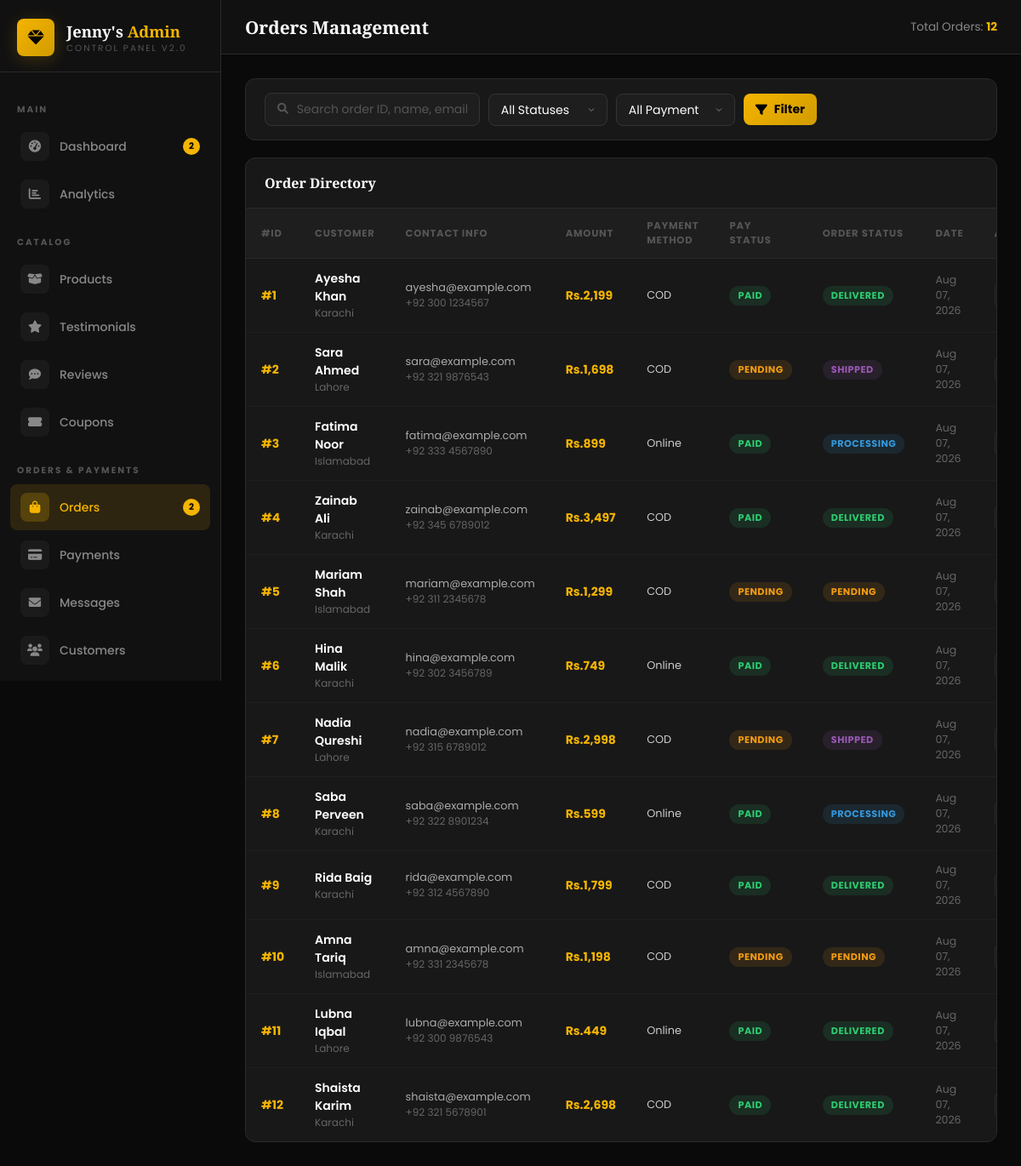
The app's page /admin/orders.php (signed in) with its own data.
### tables this page shows
CREATE TABLE IF NOT EXISTS `orders` (
  `id` int(11) NOT NULL AUTO_INCREMENT,
  `user_id` int(11) DEFAULT NULL,
  `customer_name` varchar(150) NOT NULL,
  `customer_email` varchar(150) NOT NULL,
  `customer_phone` varchar(20) DEFAULT NULL,
  `shipping_address` text DEFAULT NULL,
  `city` varchar(100) DEFAULT NULL,
  `subtotal` decimal(10,2) DEFAULT 0,
  `discount_amount` decimal(10,2) DEFAULT 0,
  `shipping_fee` decimal(10,2) DEFAULT 0,
  `total` decimal(10,2) NOT NULL,
  `status` enum('pending','processing','shipped','delivered','cancelled','refunded') DEFAULT 'pending',
  `payment_method` varchar(50) DEFAULT 'COD',
  `payment_status` enum('pending','paid','failed','refunded') DEFAULT 'pending',
  `coupon_code` varchar(50) DEFAULT NULL,
  `notes` text DEFAULT NULL,
  `created_at` timestamp DEFAULT CURRENT_TIMESTAMP,
  `updated_at` timestamp DEFAULT CURRENT_TIMESTAMP ON UPDATE CURRENT_TIMESTAMP,
  PRIMARY KEY (`id`)
);

### admin/orders.php (the view, shortened to what this page needs)
<?php
require_once '../config/db.php';
$search = trim($_GET['search'] ?? '');
$page = max(1, (int)($_GET['page'] ?? 1));
$perPage = 15;
$offset = ($page - 1) * $perPage;
$whereClauses = ["1=1"];
$params = [];
$where = "WHERE " . implode(" AND ", $whereClauses);
$total = $pdo->prepare("SELECT COUNT(*) FROM orders $where");
$total->execute($params);
$totalOrders = (int)$total->fetchColumn();
$stmt = $pdo->prepare("SELECT * FROM orders $where ORDER BY created_at DESC LIMIT $perPage OFFSET $offset");
$stmt->execute($params);
$orders = $stmt->fetchAll();
?>
<!DOCTYPE html>
<html lang="en">
<head>
<link rel="stylesheet" href="https://cdnjs.cloudflare.com/ajax/libs/font-awesome/6.0.0/css/all.min.css">
<link rel="stylesheet" href="css/admin.css">
</head>
<body>
<?php include 'includes/sidebar.php'; ?>
<div class="admin-main">
    <div class="admin-topbar">
        <div class="topbar-title">Orders Management</div>
        <div class="topbar-right">
            <span style="color:#888;font-size:0.85rem;">Total Orders: <strong style="color:var(--gold);"><?= $totalOrders ?></strong></span>
        </div>
    </div>
    <div class="admin-content">
        <div class="table-card" style="margin-bottom:20px;padding:16px 22px;">
            <form method="GET" style="display:flex;gap:12px;flex-wrap:wrap;align-items:center;justify-content:space-between;">
                <div style="display:flex;gap:10px;flex-wrap:wrap;align-items:center;">
                    <div class="search-bar">
                        <i class="fas fa-search"></i>
                        <input type="text" name="search" placeholder="Search order ID, name, email..." value="<?= htmlspecialchars($search) ?>">
                    </div>
                    <select name="status" class="form-control" style="width:140px;" onchange="this.form.submit()">
                        <option value="">All Statuses</option>
                    </select>
                    <select name="payment_status" class="form-control" style="width:140px;" onchange="this.form.submit()">
                        <option value="">All Payment</option>
                    </select>
                    <button type="submit" class="btn-gold" style="padding:8px 14px;"><i class="fas fa-filter"></i> Filter</button>
                </div>
            </form>
        </div>
        <div class="table-card">
            <div class="table-header">
                <div class="table-title">Order Directory</div>
            </div>
            <table class="admin-table">
                <thead><tr>
                    <th>#ID</th>
                    <th>Customer</th>
                    <th>Contact Info</th>
                    <th>Amount</th>
                    <th>Payment Method</th>
                    <th>Pay Status</th>
                    <th>Order Status</th>
                    <th>Date</th>
                    <th>Actions</th>
                </tr></thead>
                <tbody>
                    <?php foreach ($orders as $o): ?>
                    <tr>
                        <td style="color:var(--gold);font-weight:700;">#<?= $o['id'] ?></td>
                        <td>
                            <div style="font-weight:600;color:#fff;"><?= htmlspecialchars($o['customer_name']) ?></div>
                            <div style="font-size:0.75rem;color:#666;"><?= htmlspecialchars($o['city'] ?? '—') ?></div>
                        </td>
                        <td style="font-size:0.8rem;color:#aaa;">
                            <div><?= htmlspecialchars($o['customer_email']) ?></div>
                            <div style="font-size:0.75rem;color:#666;"><?= htmlspecialchars($o['customer_phone'] ?? '—') ?></div>
                        </td>
                        <td style="font-weight:700;color:var(--gold);">Rs.<?= number_format($o['total']) ?></td>
                        <td style="font-size:0.8rem;"><?= htmlspecialchars($o['payment_method']) ?></td>
                        <td><span class="badge-status badge-<?= $o['payment_status'] ?? 'pending' ?>"><?= ucfirst($o['payment_status'] ?? 'pending') ?></span></td>
                        <td><span class="badge-status badge-<?= $o['status'] ?>"><?= ucfirst($o['status']) ?></span></td>
                        <td style="color:#666;font-size:0.78rem;"><?= date('M d, Y', strtotime($o['created_at'])) ?></td>
                        <td>
                            <div class="action-btns">
                                <a href="?view_id=<?= $o['id'] ?>" class="btn-action btn-view" title="View Details"><i class="fas fa-eye"></i></a>
                            </div>
                        </td>
                    </tr>
                    <?php endforeach; ?>
                </tbody>
            </table>
        </div>
    </div>
</div>
</body>
</html>

### records on screen
orders: id "1", customer_name "Ayesha Khan", city "Karachi", customer_email "ayesha@example.com", customer_phone "+92 300 1234567", total "2,199", payment_method "COD", payment_status "PAID", status "DELIVERED", created_at "Aug 07, 2026"
orders: id "2", customer_name "Sara Ahmed", city "Lahore", customer_email "sara@example.com", customer_phone "+92 321 9876543", total "1,698", payment_method "COD", payment_status "PENDING", status "SHIPPED", created_at "Aug 07, 2026"
orders: id "3", customer_name "Fatima Noor", city "Islamabad", customer_email "fatima@example.com", customer_phone "+92 333 4567890", total "899", payment_method "Online", payment_status "PAID", status "PROCESSING", created_at "Aug 07, 2026"
orders: id "4", customer_name "Zainab Ali", city "Karachi", customer_email "zainab@example.com", customer_phone "+92 345 6789012", total "3,497", payment_method "COD", payment_status "PAID", status "DELIVERED", created_at "Aug 07, 2026"
orders: id "5", customer_name "Mariam Shah", city "Islamabad", customer_email "mariam@example.com", customer_phone "+92 311 2345678", total "1,299", payment_method "COD", payment_status "PENDING", status "PENDING", created_at "Aug 07, 2026"
orders: id "6", customer_name "Hina Malik", city "Karachi", customer_email "hina@example.com", customer_phone "+92 302 3456789", total "749", payment_method "Online", payment_status "PAID", status "DELIVERED", created_at "Aug 07, 2026"
orders: id "7", customer_name "Nadia Qureshi", city "Lahore", customer_email "nadia@example.com", customer_phone "+92 315 6789012", total "2,998", payment_method "COD", payment_status "PENDING", status "SHIPPED", created_at "Aug 07, 2026"
orders: id "8", customer_name "Saba Perveen", city "Karachi", customer_email "saba@example.com", customer_phone "+92 322 8901234", total "599", payment_method "Online", payment_status "PAID", status "PROCESSING", created_at "Aug 07, 2026"
orders: id "9", customer_name "Rida Baig", city "Karachi", customer_email "rida@example.com", customer_phone "+92 312 4567890", total "1,799", payment_method "COD", payment_status "PAID", status "DELIVERED", created_at "Aug 07, 2026"
orders: id "10", customer_name "Amna Tariq", city "Islamabad", customer_email "amna@example.com", customer_phone "+92 331 2345678", total "1,198", payment_method "COD", payment_status "PENDING", status "PENDING", created_at "Aug 07, 2026"
orders: id "11", customer_name "Lubna Iqbal", city "Lahore", customer_email "lubna@example.com", customer_phone "+92 300 9876543", total "449", payment_method "Online", payment_status "PAID", status "DELIVERED", created_at "Aug 07, 2026"
orders: id "12", customer_name "Shaista Karim", city "Karachi", customer_email "shaista@example.com", customer_phone "+92 321 5678901", total "2,698", payment_method "COD", payment_status "PAID", status "DELIVERED", created_at "Aug 07, 2026"

### other values on screen
$notifCount "2"
$pendingCount "2"
$totalOrders "12"
